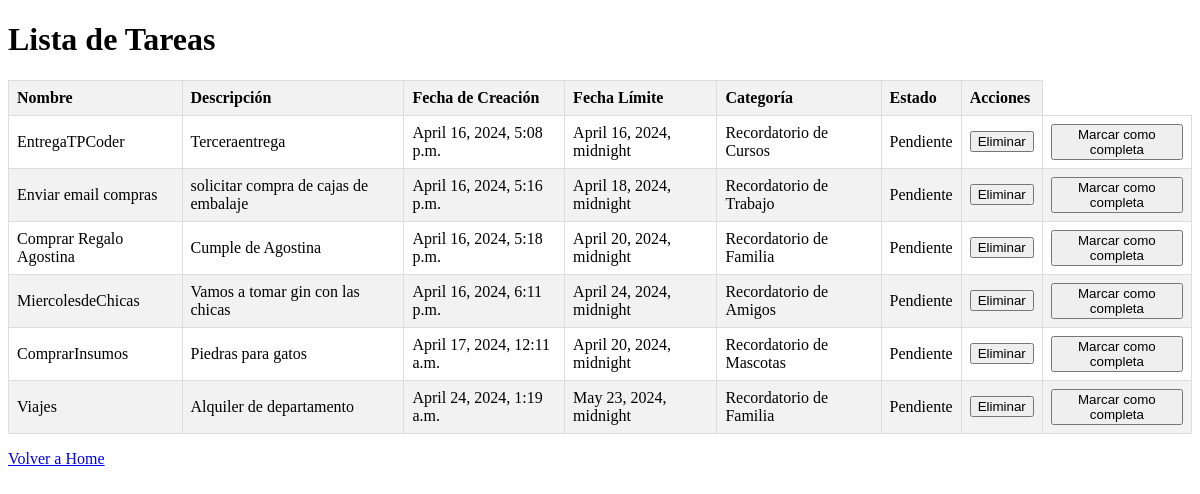
Page /TaskManagerApp/tareas/ (signed in) on the earlier database version.
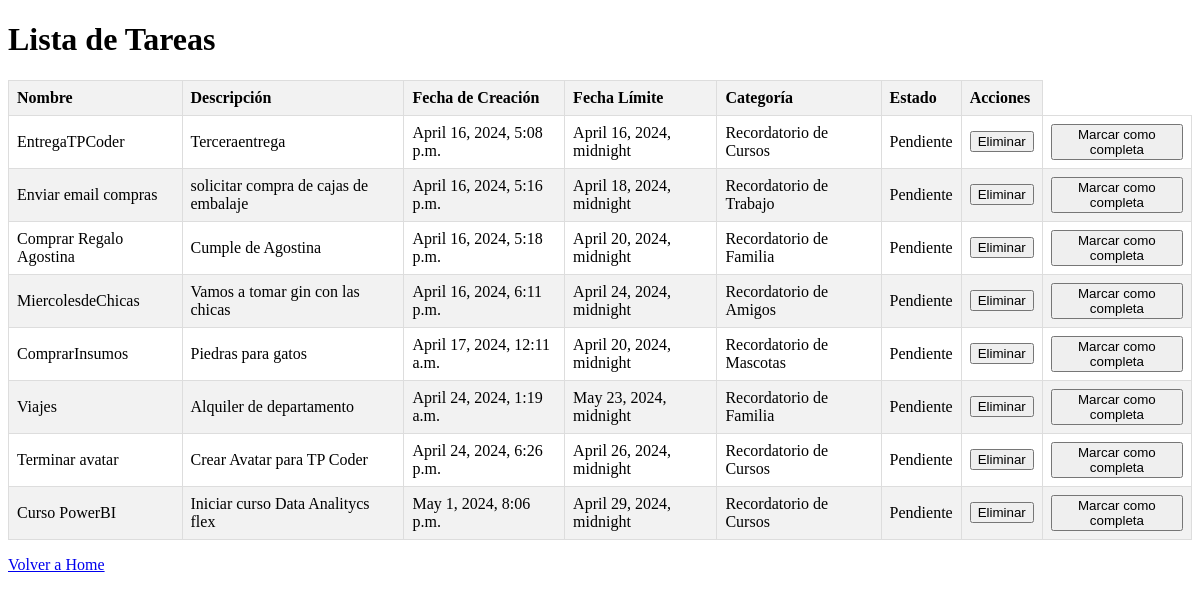
Same page on the later database version.
### TaskManagerApp/models.py (models this page shows, shortened)
class Tarea(models.Model):
    usuario = models.ForeignKey(User, on_delete=models.CASCADE, null=True, blank=True)
    nombre = models.CharField(max_length=200)
    descripcion = models.TextField()
    fecha_creacion = models.DateTimeField(auto_now_add=True)
    fecha_limite = models.DateTimeField()
    completada = models.BooleanField(default=False)
    categoria = models.ForeignKey(Categoria, on_delete=models.SET_NULL, null=True, blank=True)

class Categoria(models.Model):
    nombre = models.CharField(max_length=100)
    def __str__(self):
        return f"Recordatorio de {self.nombre}"

### TaskManagerApp/views.py (the view)
# urls.py: path('tareas/', tareas, name='tareas'), #Menu Tareas para listar todas las tareas creadas
@login_required
def tareas(request):
    tareas = Tarea.objects.all()
    return render(request, 'TaskManagerApp/tareas.html', {'tareas': tareas})

### TaskManagerApp/templates/TaskManagerApp/tareas.html (shortened to what this page needs)
{% load static %}
<!DOCTYPE html>
<html lang="en">
<head>
</head>
<body>
    <h1>Lista de Tareas</h1>
    <table>
        <thead>
            <tr>
                <th>Nombre</th>
                <th>Descripción</th>
                <th>Fecha de Creación</th>
                <th>Fecha Límite</th>
                <th>Categoría</th>
                <th>Estado</th>
                <th>Acciones</th>
            </tr>
        </thead>
        <tbody>
            {% for tarea in tareas %}
            <tr>
                <td>{{ tarea.nombre }}</td>
                <td>{{ tarea.descripcion }}</td>
                <td>{{ tarea.fecha_creacion }}</td>
                <td>{{ tarea.fecha_limite }}</td>
                <td>{{ tarea.categoria }}</td>
                <td>{% if tarea.completada %} Completa {% else %} Pendiente {% endif %}</td>
                <td>
                    <form action="{% url 'tarea-delete' tarea.id %}" method="post">
                        <button type="submit">Eliminar</button>
                    </form>
                </td>
                <td>
                    {% if not tarea.completada %}
                        <form action="{% url 'tarea-complete' tarea.id %}" method="post" style="display: inline;">
                            <button type="submit" name="action" value="complete">Marcar como completa</button>
                        </form>
                    {% endif %}
                </td>
            </tr>
            {% endfor %}
        </tbody>
    </table>
    <p><a href="{% url 'home' %}">Volver a Home</a></p>
</body>
</html>

Differences in the rows shown:
added Tarea: nombre "Terminar avatar", descripcion "Crear Avatar para TP Coder", fecha_creacion "April 24, 2024, 6:26 p.m.", fecha_limite "April 26, 2024, midnight", categoria "Recordatorio de Cursos", completada "Pendiente"
added Tarea: nombre "Curso PowerBI", descripcion "Iniciar curso Data Analitycs flex", fecha_creacion "May 1, 2024, 8:06 p.m.", fecha_limite "April 29, 2024, midnight", categoria "Recordatorio de Cursos", completada "Pendiente"
